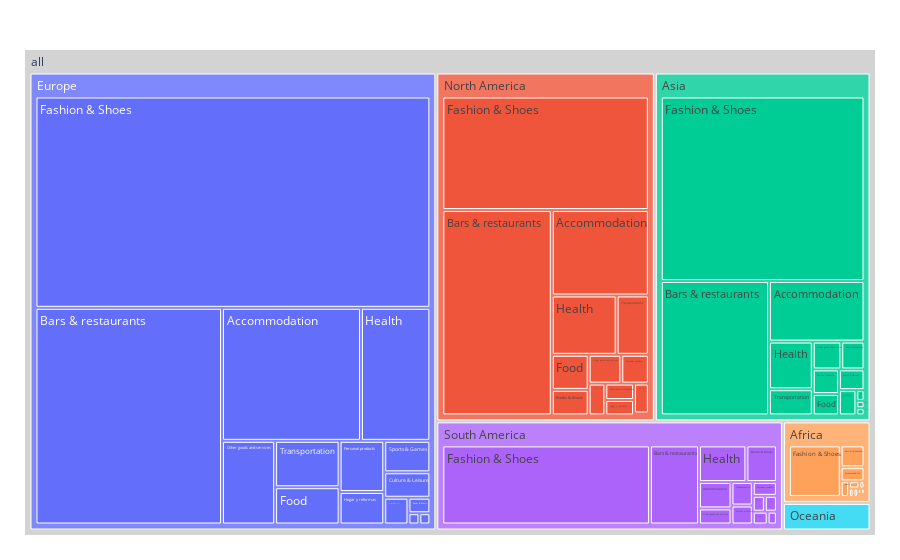

This figure's notebook cell:
### Markdown cell above
### And viceversa by continent

### Code cell
fig = px.treemap(df, path=[px.Constant("all"),'Continent_Name', 'category'])
fig.update_traces(root_color="lightgrey")
fig.update_layout(margin = dict(t=50, l=25, r=25, b=25))
fig.show()

### Figure 1 — Plotly figure (JSON) as saved in the notebook; plotly's stock layout.template omitted (floating-point values rounded to 4 significant figures)
{"data": [{"branchvalues": "total", "domain": {"x": [0, 1], "y": [0, 1]}, "hovertemplate": "labels=%{label}<br>count=%{value}<br>parent=%{parent}<br>id=%{id}<extra></extra>", "ids": ["all/Africa/Accommodation", "all/Asia/Accommodation", "all/Europe/Accommodation", "all/North America/Accommodation", "all/Oceania/Accommodation", "all/South America/Accommodation", "all/Europe/Agencias de viajes", "all/North America/Agencias de viajes", "all/Asia/Automoción", "all/Europe/Automoción", "all/Africa/Bars & restaurants", "all/Asia/Bars & restaurants", "all/Europe/Bars & restaurants", "all/North America/Bars & restaurants", "all/Oceania/Bars & restaurants", "all/South America/Bars & restaurants", "all/Africa/Books & Music", "all/Asia/Books & Music", "all/Europe/Books & Music", "all/North America/Books & Music", "all/South America/Books & Music", "all/Africa/Culture & Leisure", "all/Asia/Culture & Leisure", "all/Europe/Culture & Leisure", "all/North America/Culture & Leisure", "all/South America/Culture & Leisure", "all/Africa/Electronics & computing", "all/Asia/Electronics & computing", "all/Europe/Electronics & computing", "all/North America/Electronics & computing", "all/Oceania/Electronics & computing", "all/South America/Electronics & computing", "all/Africa/Fashion & Shoes", "all/Asia/Fashion & Shoes", "all/Europe/Fashion & Shoes", "all/North America/Fashion & Shoes", "all/Oceania/Fashion & Shoes", "all/South America/Fashion & Shoes", "all/Asia/Food", "all/Europe/Food", "all/North America/Food", "all/Oceania/Food", "all/South America/Food", "all/Africa/Health", "all/Asia/Health", "all/Europe/Health", "all/North America/Health", "all/South America/Health", "all/Africa/Hogar y reformas", "all/Asia/Hogar y reformas", "all/Europe/Hogar y reformas", "all/North America/Hogar y reformas", "all/Oceania/Hogar y reformas", "all/South America/Hogar y reformas", "all/Africa/Other goods and services", "all/Asia/Other goods and services", "all/Europe/Other goods and services", "all/North America/Other goods and services", "all/Oceania/Other goods and services", "all/South America/Other goods and services", "all/Africa/Personal products", "all/Asia/Personal products", "all/Europe/Personal products", "all/North America/Personal products", "all/Oceania/Personal products", "all/South America/Personal products", "all/Africa/Sports & Games", "all/Asia/Sports & Games", "all/Europe/Sports & Games", "all/North America/Sports & Games", "all/Oceania/Sports & Games", "all/South America/Sports & Games", "all/Asia/Transportation", "all/Europe/Transportation", "all/North America/Transportation", "all/Oceania/Transportation", "all/South America/Transportation", "all/Africa", "all/Asia", "all/Europe", "all/North America", "all/Oceania", "all/South America", "all"], "labels": ["Accommodation", "Accommodation", "Accommodation", "Accommodation", "Accommodation", "Accommodation", "Agencias de viajes", "Agencias de viajes", "Automoción", "Automoción", "Bars & restaurants", "Bars & restaurants", "Bars & restaurants", "Bars & restaurants", "Bars & restaurants", "Bars & restaurants", "Books & Music", "Books & Music", "Books & Music", "Books & Music", "Books & Music", "Culture & Leisure", "Culture & Leisure", "Culture & Leisure", "Culture & Leisure", "Culture & Leisure", "Electronics & computing", "Electronics & computing", "Electronics & computing", "Electronics & computing", "Electronics & computing", "Electronics & computing", "Fashion & Shoes", "Fashion & Shoes", "Fashion & Shoes", "Fashion & Shoes", "Fashion & Shoes", "Fashion & Shoes", "Food", "Food", "Food", "Food", "Food", "Health", "Health", "Health", "Health", "Health", "Hogar y reformas", "Hogar y reformas", "Hogar y reformas", "Hogar y reformas", "Hogar y reformas", "Hogar y reformas", "Other goods and services", "Other goods and services", "Other goods and services", "Other goods and services", "Other goods and services", "Other goods and services", "Personal products", "Personal products", "Personal products", "Personal products", "Personal products", "Personal products", "Sports & Games", "Sports & Games", "Sports & Games", "Sports & Games", "Sports & Games", "Sports & Games", "Transportation", "Transportation", "Transportation", "Transportation", "Transportation", "Africa", "Asia", "Europe", "North America", "Oceania", "South America", "all"], "name": "", "parents": ["all/Africa", "all/Asia", "all/Europe", "all/North America", "all/Oceania", "all/South America", "all/Europe", "all/North America", "all/Asia", "all/Europe", "all/Africa", "all/Asia", "all/Europe", "all/North America", "all/Oceania", "all/South America", "all/Africa", "all/Asia", "all/Europe", "all/North America", "all/South America", "all/Africa", "all/Asia", "all/Europe", "all/North America", "all/South America", "all/Africa", "all/Asia", "all/Europe", "all/North America", "all/Oceania", "all/South America", "all/Africa", "all/Asia", "all/Europe", "all/North America", "all/Oceania", "all/South America", "all/Asia", "all/Europe", "all/North America", "all/Oceania", "all/South America", "all/Africa", "all/Asia", "all/Europe", "all/North America", "all/South America", "all/Africa", "all/Asia", "all/Europe", "all/North America", "all/Oceania", "all/South America", "all/Africa", "all/Asia", "all/Europe", "all/North America", "all/Oceania", "all/South America", "all/Africa", "all/Asia", "all/Europe", "all/North America", "all/Oceania", "all/South America", "all/Africa", "all/Asia", "all/Europe", "all/North America", "all/Oceania", "all/South America", "all/Asia", "all/Europe", "all/North America", "all/Oceania", "all/South America", "all", "all", "all", "all", "all", "all", ""], "root": {"color": "lightgrey"}, "type": "treemap", "values": [18, 197, 599, 282, 11, 36, 4, 1, 2, 4, 28, 495, 1310, 765, 7, 163, 1, 2, 11, 32, 47, 2, 22, 38, 18, 17, 2, 3, 21, 16, 3, 8, 144, 1280, 2705, 798, 39, 690, 19, 78, 44, 2, 8, 7, 71, 299, 131, 73, 1, 15, 47, 15, 1, 5, 1, 27, 144, 32, 2, 22, 4, 22, 74, 27, 1, 14, 2, 18, 47, 15, 2, 8, 39, 97, 65, 3, 21, 210, 2212, 5478, 2241, 71, 1112, 11324]}], "layout": {"legend": {"tracegroupgap": 0}, "margin": {"b": 25, "l": 25, "r": 25, "t": 50}}}
